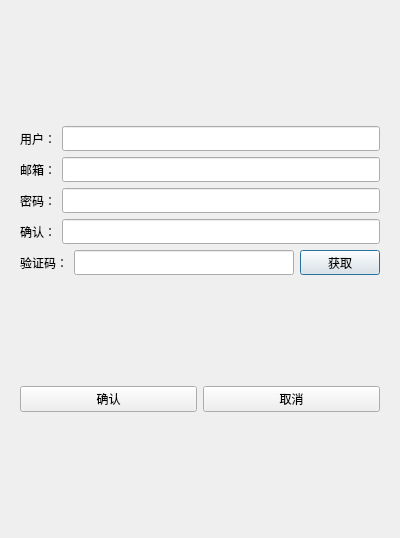
<?xml version="1.0" encoding="UTF-8"?>
<ui version="4.0">
 <class>RegisterDialog</class>
 <widget class="QDialog" name="RegisterDialog">
  <property name="geometry">
   <rect>
    <x>0</x>
    <y>0</y>
    <width>400</width>
    <height>538</height>
   </rect>
  </property>
  <property name="windowTitle">
   <string>Dialog</string>
  </property>
  <layout class="QVBoxLayout" name="verticalLayout_2">
   <item>
    <layout class="QVBoxLayout" name="verticalLayout">
     <item>
      <widget class="QStackedWidget" name="stackedWidget">
       <property name="currentIndex">
        <number>0</number>
       </property>
       <widget class="QWidget" name="page">
        <layout class="QVBoxLayout" name="verticalLayout_3">
         <item>
          <spacer name="verticalSpacer">
           <property name="orientation">
            <enum>Qt::Vertical</enum>
           </property>
           <property name="sizeHint" stdset="0">
            <size>
             <width>20</width>
             <height>40</height>
            </size>
           </property>
          </spacer>
         </item>
         <item>
          <layout class="QHBoxLayout" name="horizontalLayout">
           <item>
            <widget class="QLabel" name="user_label">
             <property name="minimumSize">
              <size>
               <width>0</width>
               <height>25</height>
              </size>
             </property>
             <property name="maximumSize">
              <size>
               <width>16777215</width>
               <height>25</height>
              </size>
             </property>
             <property name="text">
              <string>用户：</string>
             </property>
            </widget>
           </item>
           <item>
            <widget class="QLineEdit" name="user_lineEdit">
             <property name="minimumSize">
              <size>
               <width>0</width>
               <height>25</height>
              </size>
             </property>
             <property name="maximumSize">
              <size>
               <width>16777215</width>
               <height>25</height>
              </size>
             </property>
            </widget>
           </item>
          </layout>
         </item>
         <item>
          <layout class="QHBoxLayout" name="horizontalLayout_2">
           <item>
            <widget class="QLabel" name="email_label">
             <property name="minimumSize">
              <size>
               <width>0</width>
               <height>25</height>
              </size>
             </property>
             <property name="maximumSize">
              <size>
               <width>16777215</width>
               <height>25</height>
              </size>
             </property>
             <property name="text">
              <string>邮箱：</string>
             </property>
            </widget>
           </item>
           <item>
            <widget class="QLineEdit" name="email_lineEdit">
             <property name="minimumSize">
              <size>
               <width>0</width>
               <height>25</height>
              </size>
             </property>
             <property name="maximumSize">
              <size>
               <width>16777215</width>
               <height>25</height>
              </size>
             </property>
            </widget>
           </item>
          </layout>
         </item>
         <item>
          <layout class="QHBoxLayout" name="horizontalLayout_3">
           <item>
            <widget class="QLabel" name="pass_label">
             <property name="minimumSize">
              <size>
               <width>0</width>
               <height>25</height>
              </size>
             </property>
             <property name="maximumSize">
              <size>
               <width>16777215</width>
               <height>25</height>
              </size>
             </property>
             <property name="text">
              <string>密码：</string>
             </property>
            </widget>
           </item>
           <item>
            <widget class="QLineEdit" name="pass_lineEdit">
             <property name="minimumSize">
              <size>
               <width>0</width>
               <height>25</height>
              </size>
             </property>
             <property name="maximumSize">
              <size>
               <width>16777215</width>
               <height>25</height>
              </size>
             </property>
            </widget>
           </item>
          </layout>
         </item>
         <item>
          <layout class="QHBoxLayout" name="horizontalLayout_4">
           <item>
            <widget class="QLabel" name="label_2">
             <property name="minimumSize">
              <size>
               <width>0</width>
               <height>25</height>
              </size>
             </property>
             <property name="maximumSize">
              <size>
               <width>16777215</width>
               <height>25</height>
              </size>
             </property>
             <property name="text">
              <string>确认：</string>
             </property>
            </widget>
           </item>
           <item>
            <widget class="QLineEdit" name="lineEdit_2">
             <property name="minimumSize">
              <size>
               <width>0</width>
               <height>25</height>
              </size>
             </property>
             <property name="maximumSize">
              <size>
               <width>16777215</width>
               <height>25</height>
              </size>
             </property>
            </widget>
           </item>
          </layout>
         </item>
         <item>
          <layout class="QHBoxLayout" name="horizontalLayout_5">
           <item>
            <widget class="QLabel" name="varity_label">
             <property name="minimumSize">
              <size>
               <width>0</width>
               <height>25</height>
              </size>
             </property>
             <property name="maximumSize">
              <size>
               <width>16777215</width>
               <height>25</height>
              </size>
             </property>
             <property name="text">
              <string>验证码：</string>
             </property>
            </widget>
           </item>
           <item>
            <widget class="QLineEdit" name="varify_lineEdit">
             <property name="minimumSize">
              <size>
               <width>0</width>
               <height>25</height>
              </size>
             </property>
             <property name="maximumSize">
              <size>
               <width>16777215</width>
               <height>25</height>
              </size>
             </property>
            </widget>
           </item>
           <item>
            <widget class="QPushButton" name="get_code">
             <property name="minimumSize">
              <size>
               <width>0</width>
               <height>25</height>
              </size>
             </property>
             <property name="maximumSize">
              <size>
               <width>16777215</width>
               <height>25</height>
              </size>
             </property>
             <property name="text">
              <string>获取</string>
             </property>
            </widget>
           </item>
          </layout>
         </item>
         <item>
          <spacer name="verticalSpacer_2">
           <property name="orientation">
            <enum>Qt::Vertical</enum>
           </property>
           <property name="sizeHint" stdset="0">
            <size>
             <width>20</width>
             <height>40</height>
            </size>
           </property>
          </spacer>
         </item>
         <item>
          <layout class="QHBoxLayout" name="horizontalLayout_6">
           <item>
            <widget class="QPushButton" name="confirm_pushButton">
             <property name="text">
              <string>确认</string>
             </property>
            </widget>
           </item>
           <item>
            <widget class="QPushButton" name="cancel_pushButton">
             <property name="text">
              <string>取消</string>
             </property>
            </widget>
           </item>
          </layout>
         </item>
         <item>
          <spacer name="verticalSpacer_3">
           <property name="orientation">
            <enum>Qt::Vertical</enum>
           </property>
           <property name="sizeHint" stdset="0">
            <size>
             <width>20</width>
             <height>40</height>
            </size>
           </property>
          </spacer>
         </item>
        </layout>
       </widget>
       <widget class="QWidget" name="page_2"/>
      </widget>
     </item>
    </layout>
   </item>
  </layout>
 </widget>
 <resources/>
 <connections/>
</ui>
